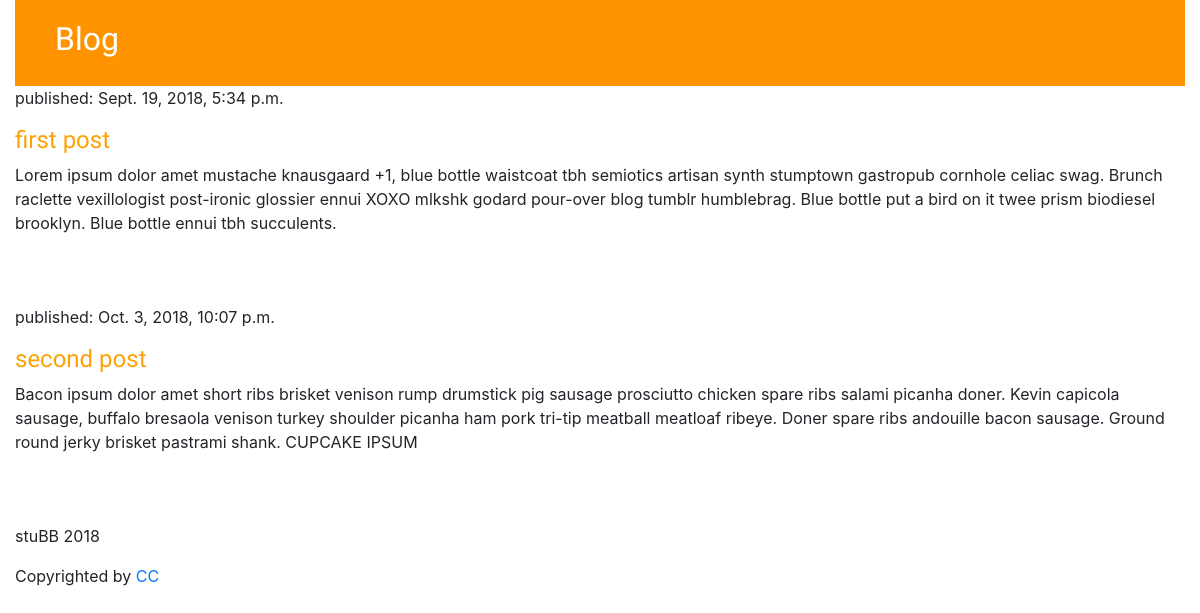
Before: / with the older database file.
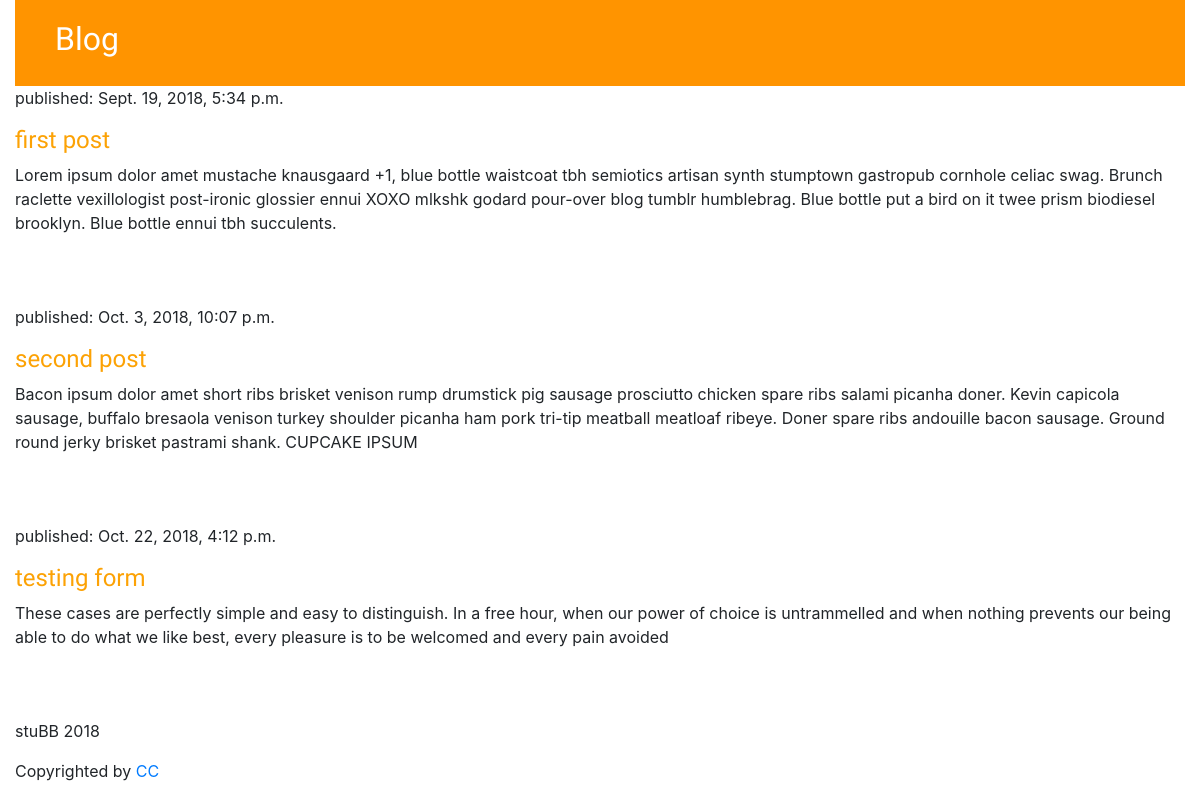
After: the same page with the newer database file.
### sample_blog/models.py (models this page shows, shortened)
class Post(models.Model):
    author = models.ForeignKey('auth.User', on_delete=models.CASCADE)
    title = models.CharField(max_length=200)
    text = models.TextField()
    created_date = models.DateTimeField(default=timezone.now)
    published_date = models.DateTimeField(blank=True, null=True)

### sample_blog/views.py (the view)
# urls.py: path('', views.post_list, name='post_list'),
def post_list(request):
    posts = Post.objects.filter(published_date__lte=timezone.now()).order_by('published_date')
    return render(request, 'sample_blog/post_list.html', {'posts': posts})

### sample_blog/templates/sample_blog/post_list.html (shortened to what this page needs)
{% extends "sample_blog/base.html" %}
{% block content %}
<section>
    {% for post in posts %}
    <article class="post">
        <p>published: {{ post.published_date }}</p>
        <h4><a href="{% url 'post_detail' pk=post.pk %}">{{ post.title }}</a></h4>
        <p>{{ post.text }}</p>
    </article>
    {% endfor %}
</section>
{% endblock %}

Changed rows visible on the page:
added Post: published_date "Oct. 22, 2018, 4:12 p.m.", title "testing form", text "These cases are perfectly simple and easy to distinguish. In a free hour, when our power of choice is untrammelled and when nothing prevents our being able to do what we like best, every pleasure is to be welcomed and every pain avoided"
